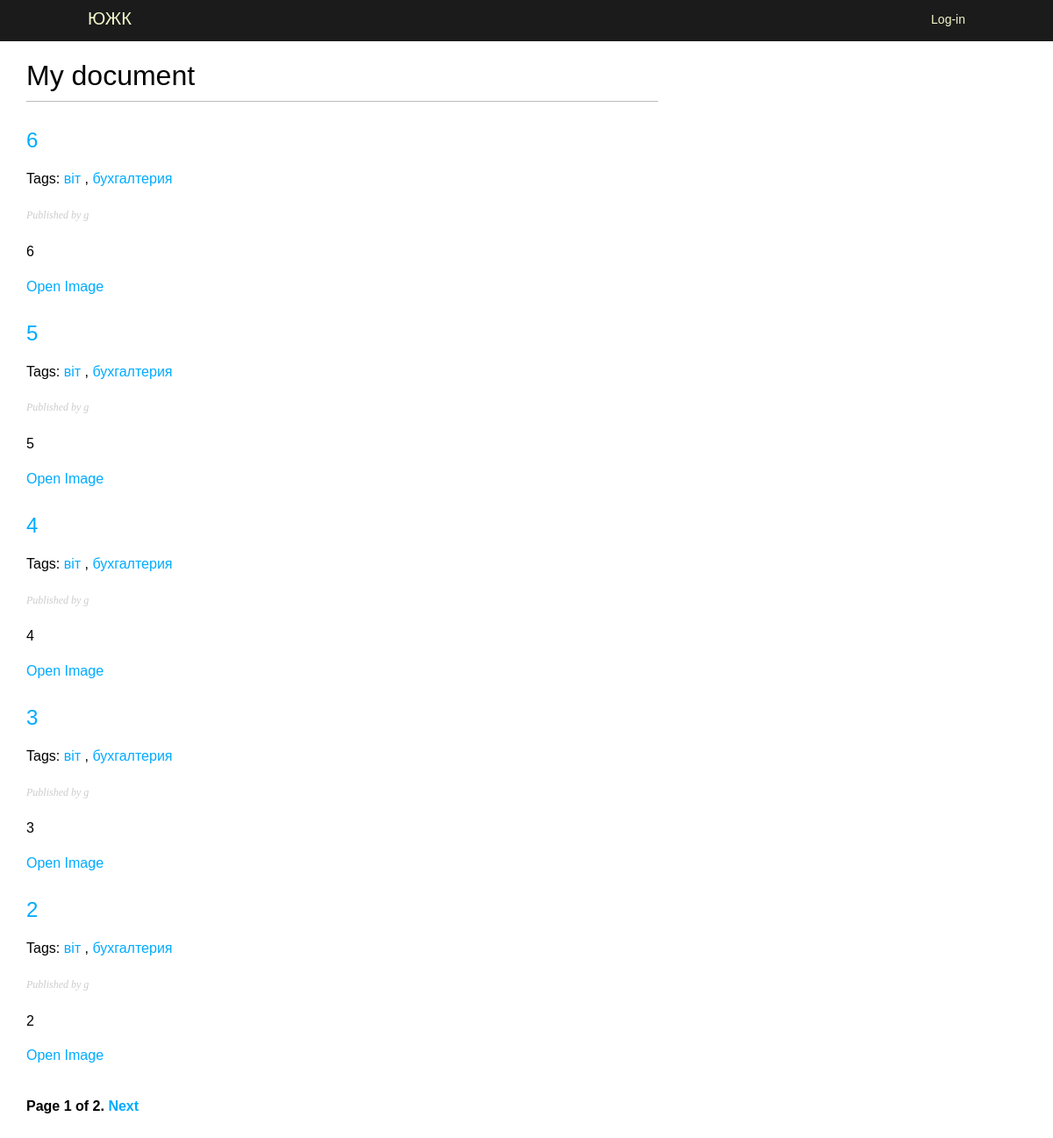
Screenshot of /TD/ with the database file from the repository.
### blog/models.py (models this page shows, shortened)
class TurnoverDocument(models.Model):
    class Status(models.TextChoices):
        DRAFT = 'DF', 'Draft'
        PUBLISHED = 'PB', 'Published'
    objects = models.Manager()
    published = PublishedManager()
    title = models.CharField(max_length=255)
    description = models.TextField(blank=True, null=True)
    author = models.ForeignKey(settings.AUTH_USER_MODEL, on_delete=models.CASCADE, related_name='document_post')
    created_at = models.DateTimeField(auto_now_add=True)
    updated_at = models.DateTimeField(auto_now=True)
    publish_by = models.DateTimeField(default=timezone.now)
    document_type = models.ForeignKey(document_types, on_delete=models.CASCADE)
    document_file = models.FileField(upload_to='blog/static/images/')
    slug = models.SlugField(max_length=250, unique_for_date='publish_by')
    status = models.CharField(
        max_length=2,
        choices=Status.choices,
        default=Status.DRAFT
    )
    tags = TaggableManager()
    folder = models.ForeignKey(Folder, on_delete=models.SET_NULL, null=True, blank=True, related_name="documents")
    class Meta:
        ordering = ['-publish_by']
        indexes = [models.Index(fields=['-publish_by'])]
    def filename(self):
        return 'images/' + os.path.basename(self.document_file.name)
    def get_absolute_url(self):
        return reverse('TD:TD_detail', args=[self.publish_by.year, self.publish_by.month, self.publish_by.day, self.slug])

### account/models.py (models this page shows)
class CustomUser(AbstractUser):
    department = models.ForeignKey(Department, on_delete=models.SET_NULL, null=True, blank=True)
    position = models.ForeignKey(Position, on_delete=models.SET_NULL, null=True, blank=True, related_name="users")

### blog/views.py (the view)
# urls.py: path('', views.ListTD.as_view(), name='TD_list'),
class ListTD(ListView):
    model = TurnoverDocument
    template_name = 'blog/TD/list.html'
    context_object_name = 'all_documents'
    paginate_by = 5
    def get_queryset(self):
        queryset = TurnoverDocument.published.all()
        tag_slug = self.kwargs.get('tag_slug')
        if tag_slug:
            tag = get_object_or_404(Tag, slug=tag_slug)
            queryset = queryset.filter(tags__in=[tag])
        return queryset
    def get_context_data(self, **kwargs):
        context = super().get_context_data(**kwargs)
        tag_slug = self.kwargs.get('tag_slug')
        context['tag'] = get_object_or_404(Tag, slug=tag_slug) if tag_slug else None
        return context

### blog/models.py (called while the page is built)
    def get_queryset(self):
        return(
            super().get_queryset().filter(status=TurnoverDocument.Status.PUBLISHED)
        )

### templates/blog/TD/list.html (shortened to what this page needs)
{% extends "blog/base.html" %}
{% load static %}
{% block content %}
  <h1>My document</h1>
  {% for post in all_documents %}
    <h2>
        <a href="{{ post.get_absolute_url }}">
        {{ post.title }}
        </a>
    </h2>
    <p class="tags">
        Tags:
            {% for tag in post.tags.all %}
            <a href="{% url "TD:TD_list_by_tag" tag.slug %}">
                {{ tag.name }}
            </a>{% if not forloop.last %}, {% endif %}
            {% endfor %}
    </p>
    <p class="date">
      Published {{ post.publish }} by {{ post.author }}
    </p>
    {{ post.description|truncatewords:30|linebreaks }}
     <a href="{% static post.filename %}" target="_blank">
            Open Image
     </a>
  {% endfor %}
  {% include "pagination.html" with page=page_obj %}
{% endblock %}

### blog/static/css/blog.css (style rules this page uses)
p { line-height: 1.8; }
h1, h2, h3, h4, h5 , h6 { font-family: 'Muli', sans-serif; font-weight:normal; }
body { margin:0; padding:0; font-family:helvetica, sans-serif; }
a { color:#00abff; text-decoration:none; }
h1 { font-weight:normal; border-bottom:1px solid #bbb; padding:0 0 10px 0; }
h2 { font-weight:normal; margin:30px 0 0; }
p.date { color:#ccc; font-family: georgia, serif; font-size: 12px; font-style: italic; }

### rows the page displays
TurnoverDocument: title "6", author "g", description "6"
Tag: name "віт"
Tag: name "бухгалтерия"
TurnoverDocument: title "5", author "g", description "5"
TurnoverDocument: title "4", author "g", description "4"
TurnoverDocument: title "3", author "g", description "3"
TurnoverDocument: title "2", author "g", description "2"

### other values shown
{{ page.number }} "1"
{{ page.paginator.num_pages }} "2"
